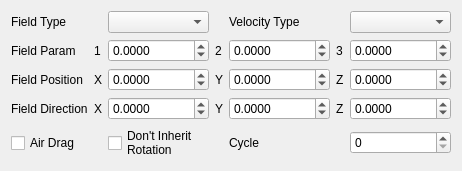
                 <widget class="QWidget" name="tab">
                  <attribute name="title">
                   <string>General</string>
                  </attribute>
                  <layout class="QGridLayout" name="gridLayout_13">
                   <item row="0" column="0">
                    <layout class="QGridLayout" name="gridLayout_12" columnstretch="1,0,1,0,1,0,1">
                     <item row="0" column="0">
                      <widget class="QLabel" name="label_29">
                       <property name="text">
                        <string>Field Type</string>
                       </property>
                      </widget>
                     </item>
                     <item row="0" column="6">
                      <widget class="QComboBox" name="velocityType"/>
                     </item>
                     <item row="1" column="4">
                      <widget class="QDoubleSpinBox" name="param2">
                       <property name="sizePolicy">
                        <sizepolicy hsizetype="MinimumExpanding" vsizetype="Fixed">
                         <horstretch>0</horstretch>
                         <verstretch>0</verstretch>
                        </sizepolicy>
                       </property>
                       <property name="prefix">
                        <string/>
                       </property>
                       <property name="decimals">
                        <number>4</number>
                       </property>
                       <property name="minimum">
                        <double>-999999.999900000053458</double>
                       </property>
                       <property name="maximum">
                        <double>999999.999900000053458</double>
                       </property>
                      </widget>
                     </item>
                     <item row="1" column="6">
                      <widget class="QDoubleSpinBox" name="param3">
                       <property name="sizePolicy">
                        <sizepolicy hsizetype="MinimumExpanding" vsizetype="Fixed">
                         <horstretch>0</horstretch>
                         <verstretch>0</verstretch>
                        </sizepolicy>
                       </property>
                       <property name="prefix">
                        <string/>
                       </property>
                       <property name="decimals">
                        <number>4</number>
                       </property>
                       <property name="minimum">
                        <double>-999999.999900000053458</double>
                       </property>
                       <property name="maximum">
                        <double>999999.999900000053458</double>
                       </property>
                      </widget>
                     </item>
                     <item row="2" column="1">
                      <widget class="QLabel" name="label_35">
                       <property name="sizePolicy">
                        <sizepolicy hsizetype="Minimum" vsizetype="Preferred">
                         <horstretch>0</horstretch>
                         <verstretch>0</verstretch>
                        </sizepolicy>
                       </property>
                       <property name="text">
                        <string>X</string>
                       </property>
                      </widget>
                     </item>
                     <item row="3" column="5">
                      <widget class="QLabel" name="label_93">
                       <property name="text">
                        <string>Z</string>
                       </property>
                      </widget>
                     </item>
                     <item row="2" column="2">
                      <widget class="QDoubleSpinBox" name="positionX">
                       <property name="sizePolicy">
                        <sizepolicy hsizetype="MinimumExpanding" vsizetype="Fixed">
                         <horstretch>0</horstretch>
                         <verstretch>0</verstretch>
                        </sizepolicy>
                       </property>
                       <property name="prefix">
                        <string/>
                       </property>
                       <property name="decimals">
                        <number>4</number>
                       </property>
                       <property name="minimum">
                        <double>-999999.999900000053458</double>
                       </property>
                       <property name="maximum">
                        <double>999999.999900000053458</double>
                       </property>
                      </widget>
                     </item>
                     <item row="3" column="1">
                      <widget class="QLabel" name="label_36">
                       <property name="sizePolicy">
                        <sizepolicy hsizetype="Minimum" vsizetype="Preferred">
                         <horstretch>0</horstretch>
                         <verstretch>0</verstretch>
                        </sizepolicy>
                       </property>
                       <property name="text">
                        <string>X</string>
                       </property>
                      </widget>
                     </item>
                     <item row="0" column="4">
                      <widget class="QLabel" name="label_94">
                       <property name="text">
                        <string>Velocity Type</string>
                       </property>
                      </widget>
                     </item>
                     <item row="1" column="3">
                      <widget class="QLabel" name="label_37">
                       <property name="text">
                        <string>2</string>
                       </property>
                      </widget>
                     </item>
                     <item row="4" column="2">
                      <widget class="QCheckBox" name="noInheritRotate">
                       <property name="layoutDirection">
                        <enum>Qt::LeftToRight</enum>
                       </property>
                       <property name="text">
                        <string>Don't Inherit
Rotation</string>
                       </property>
                      </widget>
                     </item>
                     <item row="3" column="4">
                      <widget class="QDoubleSpinBox" name="directionY">
                       <property name="sizePolicy">
                        <sizepolicy hsizetype="MinimumExpanding" vsizetype="Fixed">
                         <horstretch>0</horstretch>
                         <verstretch>0</verstretch>
                        </sizepolicy>
                       </property>
                       <property name="prefix">
                        <string/>
                       </property>
                       <property name="decimals">
                        <number>4</number>
                       </property>
                       <property name="minimum">
                        <double>-999999.999900000053458</double>
                       </property>
                       <property name="maximum">
                        <double>999999.999900000053458</double>
                       </property>
                      </widget>
                     </item>
                     <item row="4" column="0">
                      <widget class="QCheckBox" name="airDrag">
                       <property name="text">
                        <string>Air Drag</string>
                       </property>
                      </widget>
                     </item>
                     <item row="0" column="2">
                      <widget class="QComboBox" name="fieldType"/>
                     </item>
                     <item row="3" column="6">
                      <widget class="QDoubleSpinBox" name="directionZ">
                       <property name="sizePolicy">
                        <sizepolicy hsizetype="MinimumExpanding" vsizetype="Fixed">
                         <horstretch>0</horstretch>
                         <verstretch>0</verstretch>
                        </sizepolicy>
                       </property>
                       <property name="prefix">
                        <string/>
                       </property>
                       <property name="decimals">
                        <number>4</number>
                       </property>
                       <property name="minimum">
                        <double>-999999.999900000053458</double>
                       </property>
                       <property name="maximum">
                        <double>999999.999900000053458</double>
                       </property>
                      </widget>
                     </item>
                     <item row="2" column="4">
                      <widget class="QDoubleSpinBox" name="positionY">
                       <property name="sizePolicy">
                        <sizepolicy hsizetype="MinimumExpanding" vsizetype="Fixed">
                         <horstretch>0</horstretch>
                         <verstretch>0</verstretch>
                        </sizepolicy>
                       </property>
                       <property name="prefix">
                        <string/>
                       </property>
                       <property name="decimals">
                        <number>4</number>
                       </property>
                       <property name="minimum">
                        <double>-999999.999900000053458</double>
                       </property>
                       <property name="maximum">
                        <double>999999.999900000053458</double>
                       </property>
                      </widget>
                     </item>
                     <item row="3" column="0">
                      <widget class="QLabel" name="label_32">
                       <property name="text">
                        <string>Field Direction</string>
                       </property>
                      </widget>
                     </item>
                     <item row="3" column="2">
                      <widget class="QDoubleSpinBox" name="directionX">
                       <property name="sizePolicy">
                        <sizepolicy hsizetype="MinimumExpanding" vsizetype="Fixed">
                         <horstretch>0</horstretch>
                         <verstretch>0</verstretch>
                        </sizepolicy>
                       </property>
                       <property name="prefix">
                        <string/>
                       </property>
                       <property name="decimals">
                        <number>4</number>
                       </property>
                       <property name="minimum">
                        <double>-999999.999900000053458</double>
                       </property>
                       <property name="maximum">
                        <double>999999.999900000053458</double>
                       </property>
                      </widget>
                     </item>
                     <item row="2" column="3">
                      <widget class="QLabel" name="label_38">
                       <property name="text">
                        <string>Y</string>
                       </property>
                      </widget>
                     </item>
                     <item row="1" column="0">
                      <widget class="QLabel" name="label_30">
                       <property name="text">
                        <string>Field Param</string>
                       </property>
                      </widget>
                     </item>
                     <item row="1" column="5">
                      <widget class="QLabel" name="label_91">
                       <property name="text">
                        <string>3</string>
                       </property>
                      </widget>
                     </item>
                     <item row="1" column="1">
                      <widget class="QLabel" name="label_34">
                       <property name="sizePolicy">
                        <sizepolicy hsizetype="Minimum" vsizetype="Preferred">
                         <horstretch>0</horstretch>
                         <verstretch>0</verstretch>
                        </sizepolicy>
                       </property>
                       <property name="text">
                        <string>1</string>
                       </property>
                      </widget>
                     </item>
                     <item row="1" column="2">
                      <widget class="QDoubleSpinBox" name="param1">
                       <property name="sizePolicy">
                        <sizepolicy hsizetype="MinimumExpanding" vsizetype="Fixed">
                         <horstretch>0</horstretch>
                         <verstretch>0</verstretch>
                        </sizepolicy>
                       </property>
                       <property name="prefix">
                        <string/>
                       </property>
                       <property name="decimals">
                        <number>4</number>
                       </property>
                       <property name="minimum">
                        <double>-999999.999900000053458</double>
                       </property>
                       <property name="maximum">
                        <double>999999.999900000053458</double>
                       </property>
                      </widget>
                     </item>
                     <item row="2" column="0">
                      <widget class="QLabel" name="label_31">
                       <property name="text">
                        <string>Field Position</string>
                       </property>
                      </widget>
                     </item>
                     <item row="2" column="6">
                      <widget class="QDoubleSpinBox" name="positionZ">
                       <property name="sizePolicy">
                        <sizepolicy hsizetype="MinimumExpanding" vsizetype="Fixed">
                         <horstretch>0</horstretch>
                         <verstretch>0</verstretch>
                        </sizepolicy>
                       </property>
                       <property name="prefix">
                        <string/>
                       </property>
                       <property name="decimals">
                        <number>4</number>
                       </property>
                       <property name="minimum">
                        <double>-999999.999900000053458</double>
                       </property>
                       <property name="maximum">
                        <double>999999.999900000053458</double>
                       </property>
                      </widget>
                     </item>
                     <item row="2" column="5">
                      <widget class="QLabel" name="label_92">
                       <property name="text">
                        <string>Z</string>
                       </property>
                      </widget>
                     </item>
                     <item row="3" column="3">
                      <widget class="QLabel" name="label_39">
                       <property name="text">
                        <string>Y</string>
                       </property>
                      </widget>
                     </item>
                     <item row="4" column="4">
                      <widget class="QLabel" name="label_99">
                       <property name="text">
                        <string>Cycle</string>
                       </property>
                      </widget>
                     </item>
                     <item row="4" column="6">
                      <widget class="QSpinBox" name="cycle">
                       <property name="minimum">
                        <number>0</number>
                       </property>
                       <property name="maximum">
                        <number>255</number>
                       </property>
                      </widget>
                     </item>
                    </layout>
                   </item>
                  </layout>
                 </widget>
